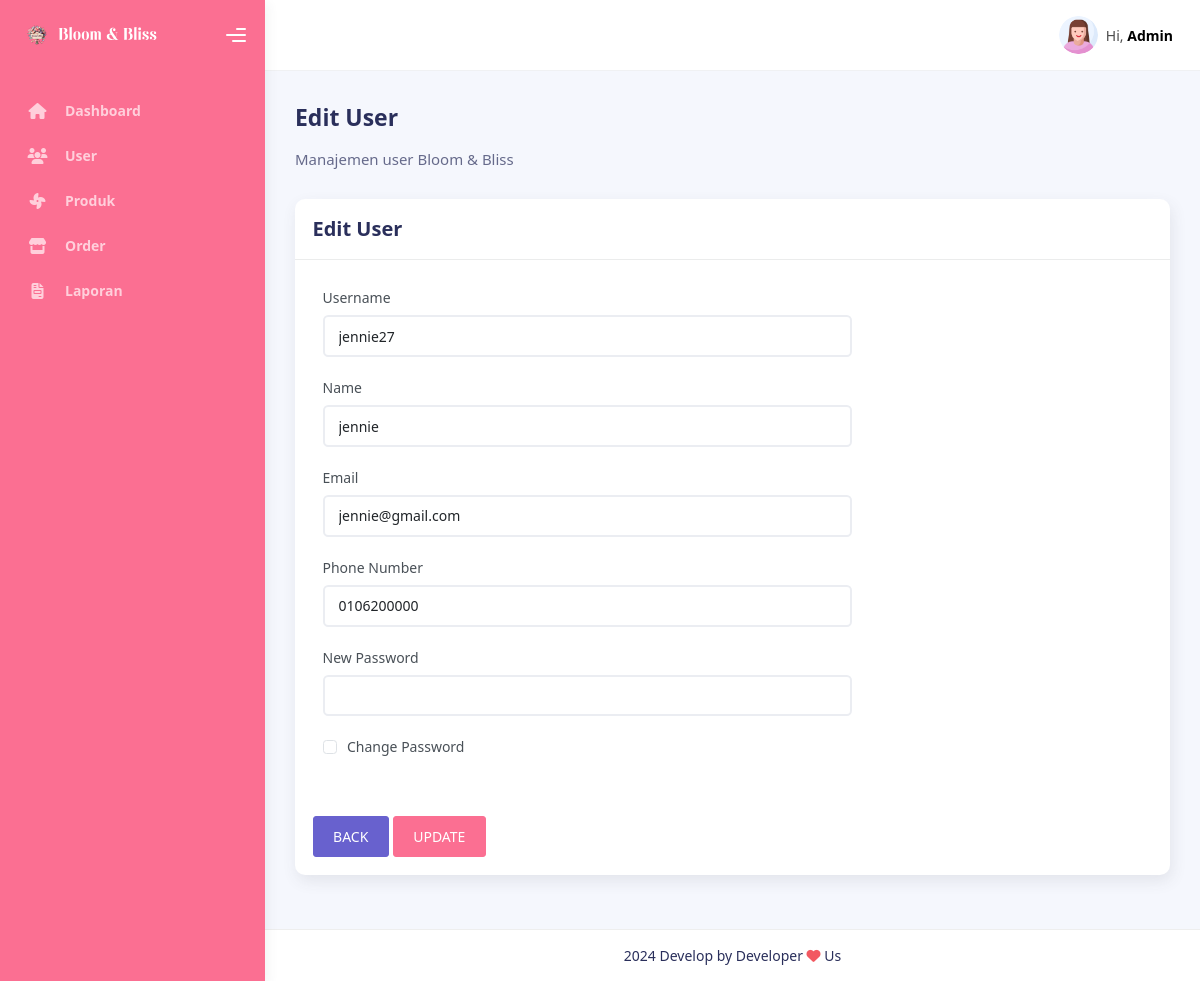
The app's page /admin/editUserPage.php?id=1 (signed in) with its own data.
### tables this page shows
CREATE TABLE `tb_user` (
  `id_user` int(5) NOT NULL,
  `usn_user` varchar(20) NOT NULL,
  `nama_user` varchar(50) NOT NULL,
  `email_user` varchar(50) NOT NULL,
  `notelp_user` varchar(10) NOT NULL,
  `pw_user` varchar(256) NOT NULL
);

### admin/editUserPage.php (the view, shortened to what this page needs)
<?php
include ('layout/header.php');
$id = $_GET['id'];
if(isset($id)) {
    include "../koneksi.php";
    $query = "SELECT * FROM tb_user WHERE id_user = ?";
    $stmt = $conn->prepare($query);
    $stmt->bind_param("i", $id);
    $stmt->execute();
    $result = $stmt->get_result()->fetch_assoc();
}
?>
<div class="container">
    <div class="page-inner">
        <div class="d-flex align-items-left align-items-md-center flex-column flex-md-row pt-2 pb-4">
            <div>
                <h3 class="fw-bold mb-3">Edit User</h3>
                <h6 class="op-7 mb-2">Manajemen user Bloom & Bliss</h6>
            </div>
        </div>
        <div class="row">
            <div class="col-md-12">
                <div class="card">
                    <div class="card-header">
                        <div class="card-title">Edit User</div>
                    </div>
                    <div class="card-body">
                        <form action="action/updateUserAction.php" method="post">
                            <div class="row">
                                <div class="col-lg-8">
                                    <div class="form-group">
                                        <label for="username">Username</label>
                                        <input type="text" class="form-control" id="username" name="username" placeholder="Enter Username" value="<?= $result['usn_user'] ?>" required/>
                                    </div>
                                    <div class="form-group">
                                        <label for="name">Name</label>
                                        <input type="text" class="form-control" id="name" name="name" placeholder="Enter Name" value="<?= $result['nama_user'] ?>" required/>
                                    </div>
                                    <div class="form-group">
                                        <label for="email">Email</label>
                                        <input type="email" class="form-control" id="email" name="email" placeholder="Enter Email" value="<?= $result['email_user'] ?>" required/>
                                    </div>
                                    <div class="form-group">
                                        <label for="no_telp">Phone Number</label>
                                        <input type="text" class="form-control" id="no_telp" name="no_telp" placeholder="Enter No Telp" value="<?= $result['notelp_user'] ?>" required/>
                                    </div>
                                    <div class="form-group">
                                        <label for="new_password">New Password</label>
                                        <input type="password" class="form-control" id="new_password" name="new_password">
                                    </div>
                                    <div class="form-check">
                                        <input type="checkbox" class="form-check-input" id="change_password" name="change_password">
                                        <label class="form-check-label" for="change_password">Change Password</label>
                                    </div>
                                </div>
                                <div class="col-lg-4">
                                </div>
                                <div class="col-lg-12 pt-5">
                                    <a href="user.php" class="btn btn-secondary">BACK</a>
                                    <button type="submit" class="btn btn-primary">UPDATE</button>
                                </div>
                            </div>
                        </form>
                    </div>
                </div>
            </div>
        </div>
    </div>
</div>
<?php include ('layout/footer.php') ?>

### records on screen
tb_user: username "jennie27", name "jennie", email "jennie@gmail.com", no_telp "0106200000"
